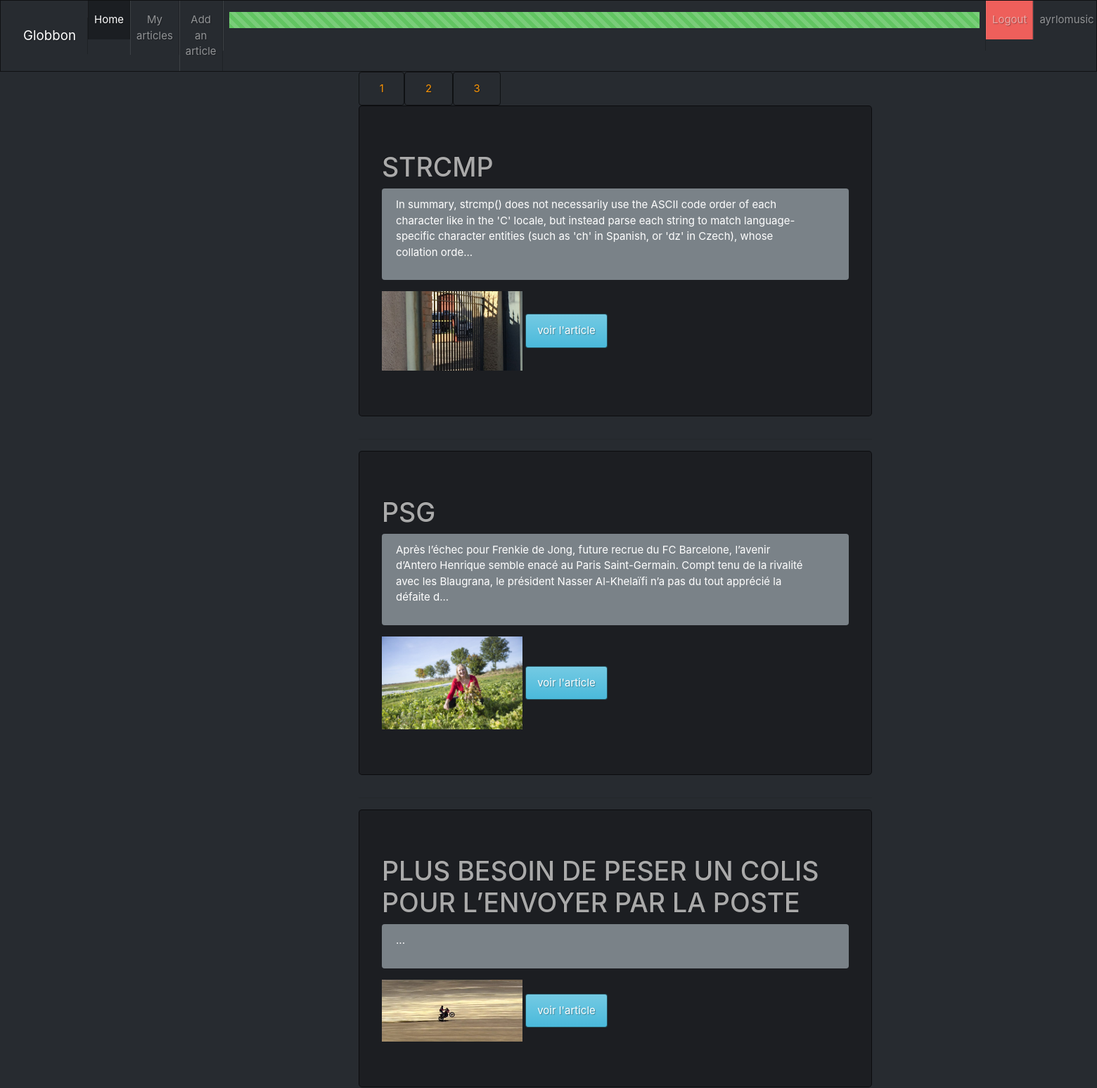
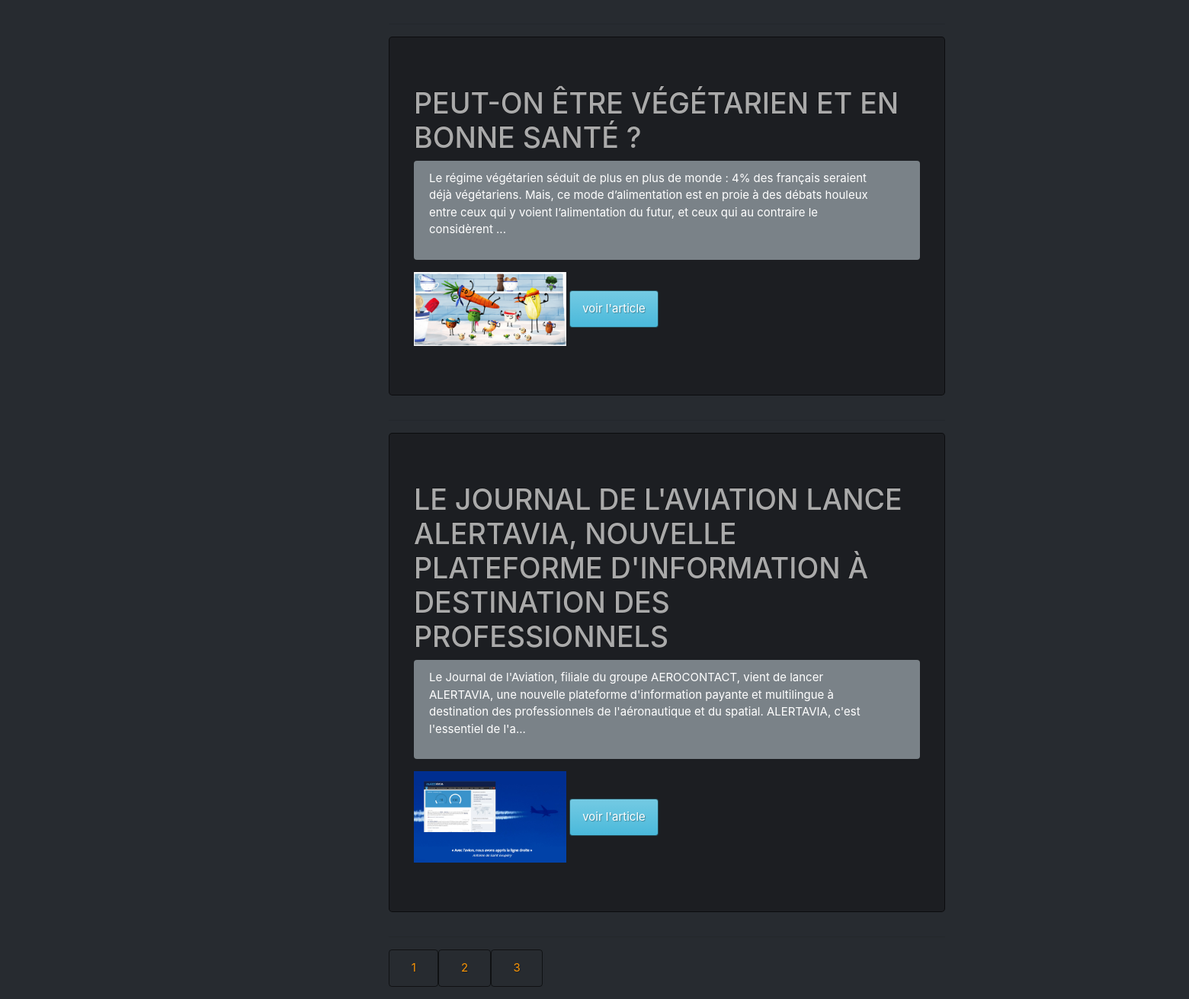
The app's page /index.php (signed in) with its own data (2 pictures, top to bottom).
### tables this page shows
CREATE TABLE `article` (
  `id` tinyint(6) unsigned NOT NULL AUTO_INCREMENT,
  `title` varchar(255) NOT NULL,
  `content` text DEFAULT NULL,
  `author` tinyint(6) unsigned NOT NULL,
  `image` varchar(255) DEFAULT NULL,
  PRIMARY KEY (`id`),
  KEY `author` (`author`),
  CONSTRAINT `article_ibfk_1` FOREIGN KEY (`author`) REFERENCES `user` (`id`)
);

### src/Controller/ArticleController.php (called while the page is built, shortened)
<?php
if(!isset($_GET['action'])){
    $action = "listAction";
}
$tabAction = ['newarticleAction','mylistAction','moreAction','listAction'] ;
echo in_array($action,$tabAction) ? $action($pdo) : listAction($pdo); ;
function listAction(object $pdo=null):void
{
    include "View/Article/list.php";
}
?>

### src/script/function.php (called while the page is built, shortened)
<?php
function getNbrArtcile($pdo):int
{
    $query           = 'SELECT COUNT(article.id) as nbr FROM article ';
    $statement       = $pdo->prepare($query);
    $statement->execute();
    $data           = $statement->fetch(PDO::FETCH_ASSOC);
    return $data['nbr'] ? (int)$data['nbr'] : 0;
}
function getArticles($pdo, int $cPage):array
{
    $array              =[];
    $perPage            = 5;
    $query              = 'SELECT article.id, article.title, article.content, article.author, article.image FROM article ORDER BY article.title DESC LIMIT :fromart,:toart';
    $statement          = $pdo->prepare($query);
    $from               = (($cPage-1)*$perPage);
    $statement->bindParam(':fromart', $from, PDO::PARAM_INT);
    $statement->bindParam(':toart', $perPage, PDO::PARAM_INT);
    $statement->execute();
    if($statement){
        while( $data = $statement->fetch(PDO::FETCH_ASSOC) ){
            $array[]    = $data;
        }
    }
    return empty($array) ? [] : $array;
}

### src/View/Article/list.php (the view, shortened to what this page needs)
<table class="table table-hover">
    <?php
        $nbrArticle     = getNbrArtcile($pdo);
        !isset($_GET['p']) ? $cPage= 1: $cPage= (int)strip_tags($_GET['p']);
        $articles       = getArticles($pdo,$cPage);
        if($nbrArticle && $articles){
            foreach($articles as $article){
        ?>
                <tr>
                    <div class= "jumbotron" >
                        <?php
                            echo  '<h1>'.mb_strtoupper($article['title']).'</h1>';
                        ?>
                            <div class="alert alert-dismissible alert-secondary">
                                <p>
                                    <?php
                                        echo mb_substr($article['content'],0,250).'...';
                                    ?>
                                </p>
                            </div>
                            <?php if($article['image']!= './files/'){?>
                                    <img width='200' heigth='200' src=<?php echo $article['image']?>>
                            <?php }?>
                            <button type="button" class="btn btn-info"><a href="index.php?action=more&id=<?php echo $article['id'];?>">voir l'article</a></button>
                    </div>
                </tr><hr>
                    <?php
            }
        }?>
</table>

### records on screen
article: title "STRCMP", content "In summary, strcmp() does not necessarily use the ASCII code order of each character like in the 'C' locale, but instead parse each string to match language-specific character entities (such as 'ch' in Spanish, or 'dz' in Czech), whose collation orde", image (picture)
article: title "PSG", content "Après l’échec pour Frenkie de Jong, future recrue du FC Barcelone, l’avenir d’Antero Henrique semble enacé au Paris Saint-Germain. Compt tenu de la rivalité avec les Blaugrana, le président Nasser Al-Khelaïfi n’a pas du tout apprécié la défaite d", image (picture)
article: title "PLUS BESOIN DE PESER UN COLIS POUR L’ENVOYER PAR LA POSTE", image (picture)
article: title "PEUT-ON ÊTRE VÉGÉTARIEN ET EN BONNE SANTÉ ?", content "Le régime végétarien séduit de plus en plus de monde : 4% des français seraient déjà végétariens. Mais, ce mode d’alimentation est en proie à des débats houleux entre ceux qui y voient l’alimentation du futur, et ceux qui au contraire le considèrent", image (picture)
article: title "LE JOURNAL DE L'AVIATION LANCE ALERTAVIA, NOUVELLE PLATEFORME D'INFORMATION À DESTINATION DES PROFESSIONNELS", content "Le Journal de l'Aviation, filiale du groupe AEROCONTACT, vient de lancer ALERTAVIA, une nouvelle plateforme d'information payante et multilingue à destination des professionnels de l'aéronautique et du spatial. ALERTAVIA, c'est l'essentiel de l'a", image (picture)

### other values on screen
mb_strstr($_SESSION["connexion"],'@',true) "ayrlomusic"
